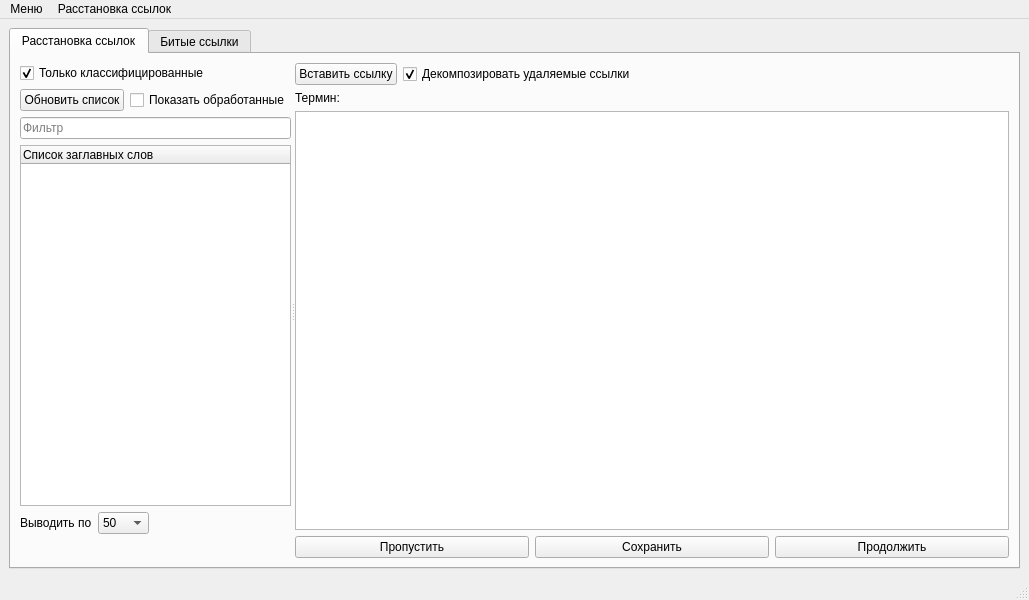
<?xml version="1.0" encoding="UTF-8"?>
<ui version="4.0">
 <class>MainWindow</class>
 <widget class="QMainWindow" name="MainWindow">
  <property name="geometry">
   <rect>
    <x>0</x>
    <y>0</y>
    <width>1029</width>
    <height>600</height>
   </rect>
  </property>
  <property name="windowTitle">
   <string>Средство расстановки ссылок</string>
  </property>
  <widget class="QWidget" name="centralwidget">
   <layout class="QVBoxLayout" name="verticalLayout">
    <item>
     <widget class="QTabWidget" name="tabWidget">
      <property name="currentIndex">
       <number>0</number>
      </property>
      <widget class="QWidget" name="linkerTab">
       <attribute name="title">
        <string>Расстановка ссылок</string>
       </attribute>
       <layout class="QVBoxLayout" name="verticalLayout_2">
        <item>
         <widget class="QSplitter" name="splitter">
          <property name="orientation">
           <enum>Qt::Horizontal</enum>
          </property>
          <widget class="QWidget" name="verticalWidget" native="true">
           <property name="sizePolicy">
            <sizepolicy hsizetype="Expanding" vsizetype="Preferred">
             <horstretch>0</horstretch>
             <verstretch>0</verstretch>
            </sizepolicy>
           </property>
           <property name="maximumSize">
            <size>
             <width>16777215</width>
             <height>16777215</height>
            </size>
           </property>
           <layout class="QVBoxLayout" name="verticalLayout_3">
            <item>
             <widget class="QCheckBox" name="onlyClassifiedCheck">
              <property name="toolTip">
               <string>Режим работы только с классифицированными терминами</string>
              </property>
              <property name="text">
               <string>Только классифицированные</string>
              </property>
              <property name="checked">
               <bool>true</bool>
              </property>
             </widget>
            </item>
            <item>
             <layout class="QHBoxLayout" name="horizontalLayout_4">
              <item>
               <widget class="QPushButton" name="refreshTerminsListBtn">
                <property name="sizePolicy">
                 <sizepolicy hsizetype="Fixed" vsizetype="Fixed">
                  <horstretch>0</horstretch>
                  <verstretch>0</verstretch>
                 </sizepolicy>
                </property>
                <property name="text">
                 <string>Обновить список</string>
                </property>
               </widget>
              </item>
              <item>
               <widget class="QCheckBox" name="showLinkedCheck">
                <property name="sizePolicy">
                 <sizepolicy hsizetype="Expanding" vsizetype="Fixed">
                  <horstretch>0</horstretch>
                  <verstretch>0</verstretch>
                 </sizepolicy>
                </property>
                <property name="text">
                 <string>Показать обработанные</string>
                </property>
               </widget>
              </item>
             </layout>
            </item>
            <item>
             <layout class="QHBoxLayout" name="horizontalLayout_5">
              <item>
               <widget class="QLineEdit" name="searchLineEdit">
                <property name="sizePolicy">
                 <sizepolicy hsizetype="Expanding" vsizetype="Fixed">
                  <horstretch>0</horstretch>
                  <verstretch>0</verstretch>
                 </sizepolicy>
                </property>
                <property name="placeholderText">
                 <string>Фильтр</string>
                </property>
               </widget>
              </item>
             </layout>
            </item>
            <item>
             <widget class="QTreeWidget" name="terminsTreeWidget">
              <property name="sizePolicy">
               <sizepolicy hsizetype="Expanding" vsizetype="Expanding">
                <horstretch>0</horstretch>
                <verstretch>0</verstretch>
               </sizepolicy>
              </property>
              <column>
               <property name="text">
                <string>Список заглавных слов</string>
               </property>
              </column>
             </widget>
            </item>
            <item>
             <layout class="QHBoxLayout" name="horizontalLayout_6">
              <item>
               <widget class="QLabel" name="label">
                <property name="sizePolicy">
                 <sizepolicy hsizetype="Fixed" vsizetype="Preferred">
                  <horstretch>0</horstretch>
                  <verstretch>0</verstretch>
                 </sizepolicy>
                </property>
                <property name="text">
                 <string>Выводить по</string>
                </property>
               </widget>
              </item>
              <item>
               <widget class="QComboBox" name="terminsPerPageComboBos">
                <property name="sizePolicy">
                 <sizepolicy hsizetype="Fixed" vsizetype="Fixed">
                  <horstretch>0</horstretch>
                  <verstretch>0</verstretch>
                 </sizepolicy>
                </property>
                <item>
                 <property name="text">
                  <string>50</string>
                 </property>
                </item>
                <item>
                 <property name="text">
                  <string>100</string>
                 </property>
                </item>
                <item>
                 <property name="text">
                  <string>200</string>
                 </property>
                </item>
               </widget>
              </item>
              <item>
               <spacer name="horizontalSpacer">
                <property name="orientation">
                 <enum>Qt::Horizontal</enum>
                </property>
                <property name="sizeHint" stdset="0">
                 <size>
                  <width>40</width>
                  <height>20</height>
                 </size>
                </property>
               </spacer>
              </item>
             </layout>
            </item>
            <item>
             <widget class="QWidget" name="widget" native="true">
              <property name="maximumSize">
               <size>
                <width>500</width>
                <height>16777215</height>
               </size>
              </property>
              <layout class="QHBoxLayout" name="horizontalLayout_3">
               <item>
                <layout class="QHBoxLayout" name="terminListPaginatorLayout"/>
               </item>
              </layout>
             </widget>
            </item>
           </layout>
          </widget>
          <widget class="QWidget" name="verticalWidget_2" native="true">
           <property name="sizePolicy">
            <sizepolicy hsizetype="Expanding" vsizetype="Preferred">
             <horstretch>10</horstretch>
             <verstretch>0</verstretch>
            </sizepolicy>
           </property>
           <layout class="QVBoxLayout" name="verticalLayout_4">
            <item>
             <layout class="QHBoxLayout" name="horizontalLayout_2">
              <item>
               <widget class="QPushButton" name="insertLinkBtn">
                <property name="text">
                 <string>Вставить ссылку</string>
                </property>
               </widget>
              </item>
              <item>
               <widget class="QCheckBox" name="decomposeLinksCheck">
                <property name="toolTip">
                 <string>Удаляемая ссылка по возможности будет разделяться на более малеькие, входящие в её состав</string>
                </property>
                <property name="text">
                 <string>Декомпозировать удаляемые ссылки</string>
                </property>
                <property name="checked">
                 <bool>true</bool>
                </property>
               </widget>
              </item>
              <item>
               <spacer name="horizontalSpacer_2">
                <property name="orientation">
                 <enum>Qt::Horizontal</enum>
                </property>
                <property name="sizeHint" stdset="0">
                 <size>
                  <width>40</width>
                  <height>20</height>
                 </size>
                </property>
               </spacer>
              </item>
             </layout>
            </item>
            <item>
             <widget class="QLabel" name="terminNameLabel">
              <property name="text">
               <string>Термин:</string>
              </property>
             </widget>
            </item>
            <item>
             <widget class="ExtendedTextEdit" name="textEdit">
              <property name="sizePolicy">
               <sizepolicy hsizetype="Expanding" vsizetype="Expanding">
                <horstretch>10</horstretch>
                <verstretch>0</verstretch>
               </sizepolicy>
              </property>
              <property name="minimumSize">
               <size>
                <width>500</width>
                <height>0</height>
               </size>
              </property>
              <property name="readOnly">
               <bool>true</bool>
              </property>
              <property name="html">
               <string>&lt;!DOCTYPE HTML PUBLIC &quot;-//W3C//DTD HTML 4.0//EN&quot; &quot;http://www.w3.org/TR/REC-html40/strict.dtd&quot;&gt;
&lt;html&gt;&lt;head&gt;&lt;meta name=&quot;qrichtext&quot; content=&quot;1&quot; /&gt;&lt;style type=&quot;text/css&quot;&gt;
p, li { white-space: pre-wrap; }
&lt;/style&gt;&lt;/head&gt;&lt;body style=&quot; font-family:'Ubuntu'; font-size:11pt; font-weight:400; font-style:normal;&quot;&gt;
&lt;p align=&quot;justify&quot; style=&quot;-qt-paragraph-type:empty; margin-top:0px; margin-bottom:0px; margin-left:0px; margin-right:0px; -qt-block-indent:0; text-indent:0px;&quot;&gt;&lt;br /&gt;&lt;/p&gt;&lt;/body&gt;&lt;/html&gt;</string>
              </property>
             </widget>
            </item>
            <item>
             <layout class="QHBoxLayout" name="horizontalLayout">
              <item>
               <widget class="QPushButton" name="passBtn">
                <property name="sizePolicy">
                 <sizepolicy hsizetype="Expanding" vsizetype="Fixed">
                  <horstretch>0</horstretch>
                  <verstretch>0</verstretch>
                 </sizepolicy>
                </property>
                <property name="text">
                 <string>Пропустить</string>
                </property>
               </widget>
              </item>
              <item>
               <widget class="QPushButton" name="saveBtn">
                <property name="sizePolicy">
                 <sizepolicy hsizetype="Expanding" vsizetype="Fixed">
                  <horstretch>0</horstretch>
                  <verstretch>0</verstretch>
                 </sizepolicy>
                </property>
                <property name="text">
                 <string>Сохранить</string>
                </property>
               </widget>
              </item>
              <item>
               <widget class="QPushButton" name="continueBtn">
                <property name="sizePolicy">
                 <sizepolicy hsizetype="Expanding" vsizetype="Fixed">
                  <horstretch>0</horstretch>
                  <verstretch>0</verstretch>
                 </sizepolicy>
                </property>
                <property name="text">
                 <string>Продолжить</string>
                </property>
               </widget>
              </item>
             </layout>
            </item>
           </layout>
          </widget>
         </widget>
        </item>
       </layout>
      </widget>
      <widget class="QWidget" name="brokenLinksTab">
       <attribute name="title">
        <string>Битые ссылки</string>
       </attribute>
       <layout class="QHBoxLayout" name="horizontalLayout_7">
        <item>
         <widget class="QSplitter" name="splitter_2">
          <property name="orientation">
           <enum>Qt::Horizontal</enum>
          </property>
          <widget class="QWidget" name="verticalWidget" native="true">
           <property name="sizePolicy">
            <sizepolicy hsizetype="Expanding" vsizetype="Preferred">
             <horstretch>0</horstretch>
             <verstretch>0</verstretch>
            </sizepolicy>
           </property>
           <layout class="QVBoxLayout" name="verticalLayout_5">
            <item>
             <widget class="QLineEdit" name="brokenlinksSearhLine">
              <property name="placeholderText">
               <string>Фильтр</string>
              </property>
             </widget>
            </item>
            <item>
             <widget class="QTreeWidget" name="brokenLinksTree">
              <column>
               <property name="text">
                <string>Список заглавных слов</string>
               </property>
              </column>
             </widget>
            </item>
            <item>
             <layout class="QHBoxLayout" name="horizontalLayout_11">
              <item>
               <widget class="QLabel" name="label_3">
                <property name="text">
                 <string>Выводить по</string>
                </property>
               </widget>
              </item>
              <item>
               <widget class="QComboBox" name="brokenlinksComboBox">
                <item>
                 <property name="text">
                  <string>20</string>
                 </property>
                </item>
                <item>
                 <property name="text">
                  <string>50</string>
                 </property>
                </item>
                <item>
                 <property name="text">
                  <string>100</string>
                 </property>
                </item>
                <item>
                 <property name="text">
                  <string>200</string>
                 </property>
                </item>
               </widget>
              </item>
              <item>
               <spacer name="horizontalSpacer_4">
                <property name="orientation">
                 <enum>Qt::Horizontal</enum>
                </property>
                <property name="sizeHint" stdset="0">
                 <size>
                  <width>40</width>
                  <height>20</height>
                 </size>
                </property>
               </spacer>
              </item>
              <item>
               <widget class="QPushButton" name="deleteAllBrokenBtn">
                <property name="toolTip">
                 <string>Удалить все битые ссылки, ведущие на несуществующие термины</string>
                </property>
                <property name="text">
                 <string>Удалить все</string>
                </property>
               </widget>
              </item>
             </layout>
            </item>
            <item>
             <widget class="QWidget" name="widget_2" native="true">
              <property name="minimumSize">
               <size>
                <width>500</width>
                <height>0</height>
               </size>
              </property>
              <layout class="QHBoxLayout" name="horizontalLayout_9">
               <item>
                <layout class="QHBoxLayout" name="brokenLinksPaginatorLayout"/>
               </item>
              </layout>
             </widget>
            </item>
           </layout>
          </widget>
          <widget class="QWidget" name="brokenLinksActionsWidget" native="true">
           <property name="enabled">
            <bool>false</bool>
           </property>
           <property name="sizePolicy">
            <sizepolicy hsizetype="Expanding" vsizetype="Preferred">
             <horstretch>10</horstretch>
             <verstretch>0</verstretch>
            </sizepolicy>
           </property>
           <layout class="QVBoxLayout" name="verticalLayout_6">
            <item>
             <widget class="QLabel" name="label_2">
              <property name="text">
               <string>Заглавное слово:</string>
              </property>
             </widget>
            </item>
            <item>
             <widget class="QLabel" name="brokenLinkMainWordLabel">
              <property name="text">
               <string/>
              </property>
             </widget>
            </item>
            <item>
             <widget class="QGroupBox" name="groupBox">
              <property name="title">
               <string>Действия:</string>
              </property>
              <layout class="QVBoxLayout" name="verticalLayout_7">
               <item>
                <widget class="QRadioButton" name="deleteAllToThisBtn">
                 <property name="text">
                  <string>Удалить все ссылки на это заглавное слово</string>
                 </property>
                 <property name="checked">
                  <bool>true</bool>
                 </property>
                </widget>
               </item>
               <item>
                <widget class="QRadioButton" name="replaceAllToThisBtn">
                 <property name="text">
                  <string>Заменить все ссылки ссылками на:</string>
                 </property>
                </widget>
               </item>
               <item>
                <layout class="QHBoxLayout" name="horizontalLayout_8">
                 <item>
                  <widget class="QPushButton" name="seectReplacementBrokenLinkBtn">
                   <property name="text">
                    <string>Выбрать</string>
                   </property>
                  </widget>
                 </item>
                 <item>
                  <widget class="QLineEdit" name="brokenRepalcementText">
                   <property name="readOnly">
                    <bool>true</bool>
                   </property>
                  </widget>
                 </item>
                </layout>
               </item>
               <item>
                <spacer name="verticalSpacer">
                 <property name="orientation">
                  <enum>Qt::Vertical</enum>
                 </property>
                 <property name="sizeHint" stdset="0">
                  <size>
                   <width>20</width>
                   <height>40</height>
                  </size>
                 </property>
                </spacer>
               </item>
               <item>
                <layout class="QHBoxLayout" name="horizontalLayout_10">
                 <item>
                  <spacer name="horizontalSpacer_3">
                   <property name="orientation">
                    <enum>Qt::Horizontal</enum>
                   </property>
                   <property name="sizeHint" stdset="0">
                    <size>
                     <width>40</width>
                     <height>20</height>
                    </size>
                   </property>
                  </spacer>
                 </item>
                 <item>
                  <widget class="QPushButton" name="brokenLinkOkBtn">
                   <property name="text">
                    <string>Применить</string>
                   </property>
                  </widget>
                 </item>
                </layout>
               </item>
              </layout>
             </widget>
            </item>
           </layout>
          </widget>
         </widget>
        </item>
       </layout>
      </widget>
     </widget>
    </item>
   </layout>
  </widget>
  <widget class="QMenuBar" name="menubar">
   <property name="geometry">
    <rect>
     <x>0</x>
     <y>0</y>
     <width>1029</width>
     <height>25</height>
    </rect>
   </property>
   <widget class="QMenu" name="menu">
    <property name="title">
     <string>Меню</string>
    </property>
    <addaction name="settingsAction"/>
   </widget>
   <widget class="QMenu" name="menu_2">
    <property name="title">
     <string>Расстановка ссылок</string>
    </property>
    <addaction name="refreshTerminListAction"/>
    <addaction name="clearTerminsListAction"/>
   </widget>
   <addaction name="menu"/>
   <addaction name="menu_2"/>
  </widget>
  <widget class="QStatusBar" name="statusbar"/>
  <action name="settingsAction">
   <property name="text">
    <string>Настройки</string>
   </property>
  </action>
  <action name="refreshTerminListAction">
   <property name="text">
    <string>Обновить список терминов</string>
   </property>
  </action>
  <action name="clearTerminsListAction">
   <property name="text">
    <string>Очистить список терминов</string>
   </property>
  </action>
 </widget>
 <customwidgets>
  <customwidget>
   <class>ExtendedTextEdit</class>
   <extends>QTextEdit</extends>
   <header>widgets.LinkerTextEditor.ExtendedTextEditor</header>
  </customwidget>
 </customwidgets>
 <resources/>
 <connections/>
</ui>
